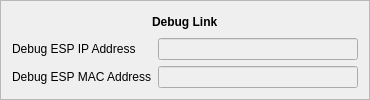
            <widget class="QFrame" name="frame_2">
             <property name="sizePolicy">
              <sizepolicy hsizetype="Minimum" vsizetype="Minimum">
               <horstretch>0</horstretch>
               <verstretch>0</verstretch>
              </sizepolicy>
             </property>
             <property name="frameShape">
              <enum>QFrame::StyledPanel</enum>
             </property>
             <property name="frameShadow">
              <enum>QFrame::Raised</enum>
             </property>
             <layout class="QGridLayout" name="gridLayout_6">
              <item row="1" column="1">
               <widget class="QLineEdit" name="lineEdit_espip">
                <property name="enabled">
                 <bool>false</bool>
                </property>
                <property name="sizePolicy">
                 <sizepolicy hsizetype="Fixed" vsizetype="Fixed">
                  <horstretch>0</horstretch>
                  <verstretch>0</verstretch>
                 </sizepolicy>
                </property>
                <property name="minimumSize">
                 <size>
                  <width>200</width>
                  <height>0</height>
                 </size>
                </property>
                <property name="palette">
                 <palette>
                  <active>
                   <colorrole role="Text">
                    <brush brushstyle="SolidPattern">
                     <color alpha="255">
                      <red>0</red>
                      <green>0</green>
                      <blue>0</blue>
                     </color>
                    </brush>
                   </colorrole>
                  </active>
                  <inactive>
                   <colorrole role="Text">
                    <brush brushstyle="SolidPattern">
                     <color alpha="255">
                      <red>0</red>
                      <green>0</green>
                      <blue>0</blue>
                     </color>
                    </brush>
                   </colorrole>
                  </inactive>
                  <disabled>
                   <colorrole role="Text">
                    <brush brushstyle="SolidPattern">
                     <color alpha="255">
                      <red>0</red>
                      <green>0</green>
                      <blue>0</blue>
                     </color>
                    </brush>
                   </colorrole>
                  </disabled>
                 </palette>
                </property>
                <property name="font">
                 <font>
                  <weight>75</weight>
                  <bold>true</bold>
                 </font>
                </property>
                <property name="alignment">
                 <set>Qt::AlignCenter</set>
                </property>
               </widget>
              </item>
              <item row="1" column="0">
               <widget class="QLabel" name="label_9">
                <property name="text">
                 <string>Debug ESP IP Address</string>
                </property>
               </widget>
              </item>
              <item row="2" column="0">
               <widget class="QLabel" name="label_grlib_dbgmac">
                <property name="sizePolicy">
                 <sizepolicy hsizetype="Fixed" vsizetype="Preferred">
                  <horstretch>0</horstretch>
                  <verstretch>0</verstretch>
                 </sizepolicy>
                </property>
                <property name="text">
                 <string>Debug ESP MAC Address</string>
                </property>
               </widget>
              </item>
              <item row="2" column="1">
               <widget class="QLineEdit" name="lineEdit_espmac">
                <property name="enabled">
                 <bool>false</bool>
                </property>
                <property name="sizePolicy">
                 <sizepolicy hsizetype="Fixed" vsizetype="Fixed">
                  <horstretch>0</horstretch>
                  <verstretch>0</verstretch>
                 </sizepolicy>
                </property>
                <property name="minimumSize">
                 <size>
                  <width>200</width>
                  <height>0</height>
                 </size>
                </property>
                <property name="palette">
                 <palette>
                  <active>
                   <colorrole role="Text">
                    <brush brushstyle="SolidPattern">
                     <color alpha="255">
                      <red>0</red>
                      <green>0</green>
                      <blue>0</blue>
                     </color>
                    </brush>
                   </colorrole>
                  </active>
                  <inactive>
                   <colorrole role="Text">
                    <brush brushstyle="SolidPattern">
                     <color alpha="255">
                      <red>0</red>
                      <green>0</green>
                      <blue>0</blue>
                     </color>
                    </brush>
                   </colorrole>
                  </inactive>
                  <disabled>
                   <colorrole role="Text">
                    <brush brushstyle="SolidPattern">
                     <color alpha="255">
                      <red>0</red>
                      <green>0</green>
                      <blue>0</blue>
                     </color>
                    </brush>
                   </colorrole>
                  </disabled>
                 </palette>
                </property>
                <property name="font">
                 <font>
                  <weight>75</weight>
                  <bold>true</bold>
                 </font>
                </property>
                <property name="alignment">
                 <set>Qt::AlignCenter</set>
                </property>
               </widget>
              </item>
              <item row="0" column="0" colspan="2" alignment="Qt::AlignHCenter">
               <widget class="QLabel" name="label_20">
                <property name="text">
                 <string>&lt;html&gt;&lt;head/&gt;&lt;body&gt;&lt;p&gt;&lt;span style=&quot; font-weight:600;&quot;&gt;Debug Link&lt;/span&gt;&lt;/p&gt;&lt;/body&gt;&lt;/html&gt;</string>
                </property>
               </widget>
              </item>
             </layout>
            </widget>
